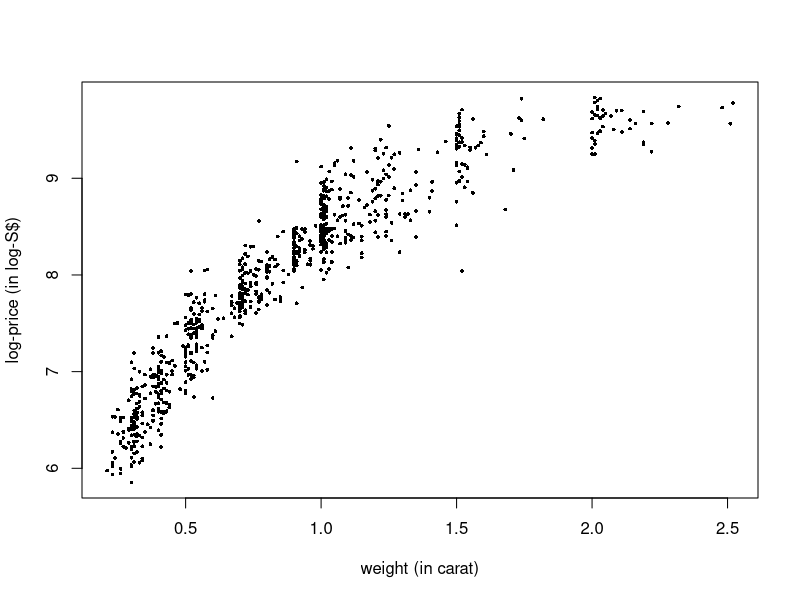

Generate this figure with R:
## ---- chunk 1
knitr::opts_chunk$set(echo = TRUE, out.width="60%", fig.align="center", comment="", message= FALSE)
## ---- chunk 2
dia2 <- read.csv("dia2.csv")
plot(log(price) ~ weight, pch=16, cex=0.5, data=dia2,
     xlab="weight (in carat)", ylab="log-price (in log-S$)")
